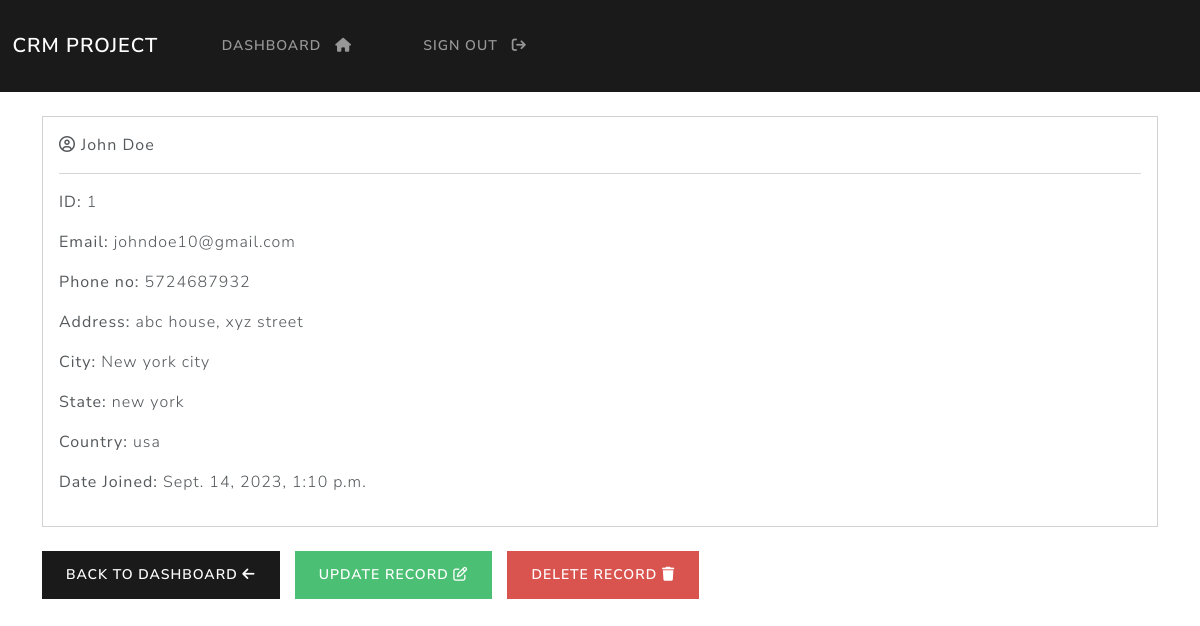
The page /record/1 (signed in) on the database its author committed.
### webapp/models.py (models this page shows, shortened)
class Record(models.Model):
    creation_date = models.DateTimeField(auto_now_add=True)
    first_name = models.CharField(max_length=100)
    last_name = models.CharField(max_length=100)
    email = models.CharField(max_length=100)
    phone = models.CharField(max_length=20)
    address = models.CharField(max_length=255)
    city = models.CharField(max_length=50)
    state = models.CharField(max_length=50)
    country = models.CharField(max_length=50)

### webapp/views.py (the view)
# urls.py: path('record/<int:pk>', views.singular_record, name='record'),
@login_required(login_url='my-login')
def singular_record(request, pk):
    all_records = Record.objects.get(id=pk)
    context = {'record':all_records}
    return render(request, 'webapp/view-record.html', context=context)

### webapp/templates/webapp/view-record.html (shortened to what this page needs)
{% extends 'webapp/base.html' %}
{% block content %}
<div class="card">
    <div class="card-body">
        <i class="fa-regular fa-circle-user"></i>
        <strong>
            {{record.first_name}}
            {{record.last_name}}
        </strong>
        <hr>
        <p> <strong> ID: </strong> {{record.id}} </p>
        <p> <strong> Email: </strong> {{record.email}} </p>
        <p> <strong> Phone no: </strong> {{record.phone}} </p>
        <p> <strong> Address: </strong> {{record.address}} </p>
        <p> <strong> City: </strong> {{record.city}} </p>
        <p> <strong> State: </strong> {{record.state}} </p>
        <p> <strong> Country: </strong> {{record.country}} </p>
        <p> <strong> Date Joined: </strong> {{record.creation_date}} </p>
    </div>
</div>
<br>
<a href="{% url 'dashboard' %}" class="btn btn-primary"> Back to dashboard <i class="fa-solid fa-arrow-left"></i></a>
<a href="{% url 'update-record' record.id %}" class="btn btn-success"> Update record <i class="fa-regular fa-pen-to-square"></i> </a>
<a href="{% url 'delete-record' record.id %}" class="btn btn-danger"> Delete record <i class="fa-solid fa-trash"></i> </a>
{% endblock %}

### rows shown on the page
Record: first_name "John", last_name "Doe", id "1", email "johndoe10@gmail.com", phone "5724687932", address "abc house, xyz street", city "New york city", state "new york", country "usa", creation_date "Sept. 14, 2023, 1:10 p.m."
